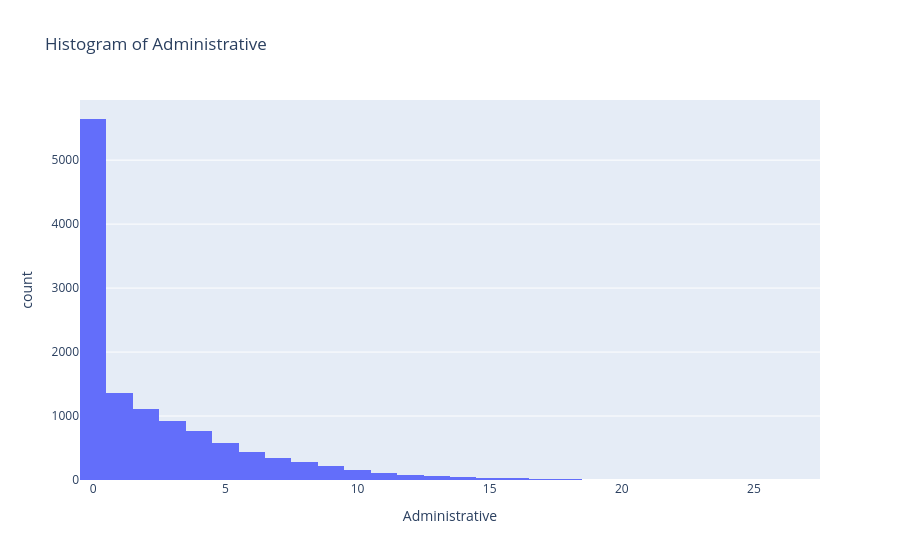
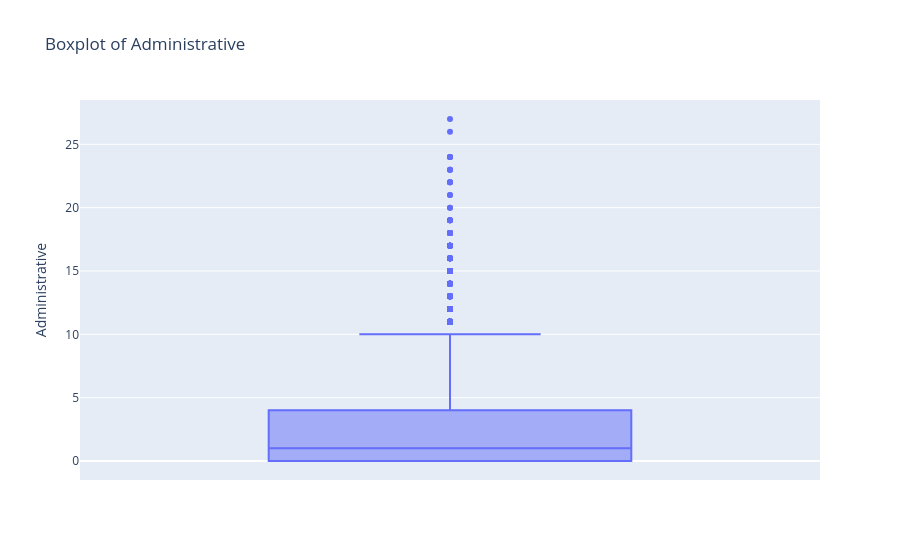
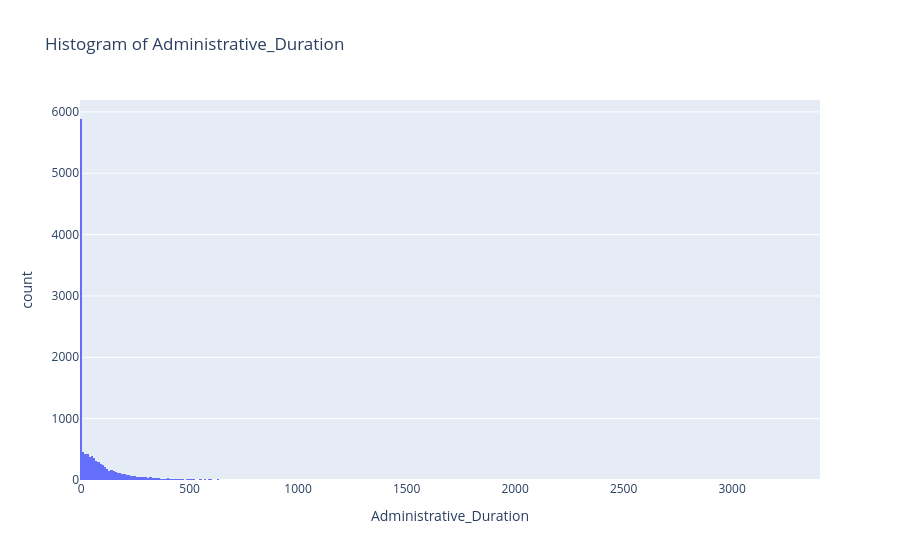
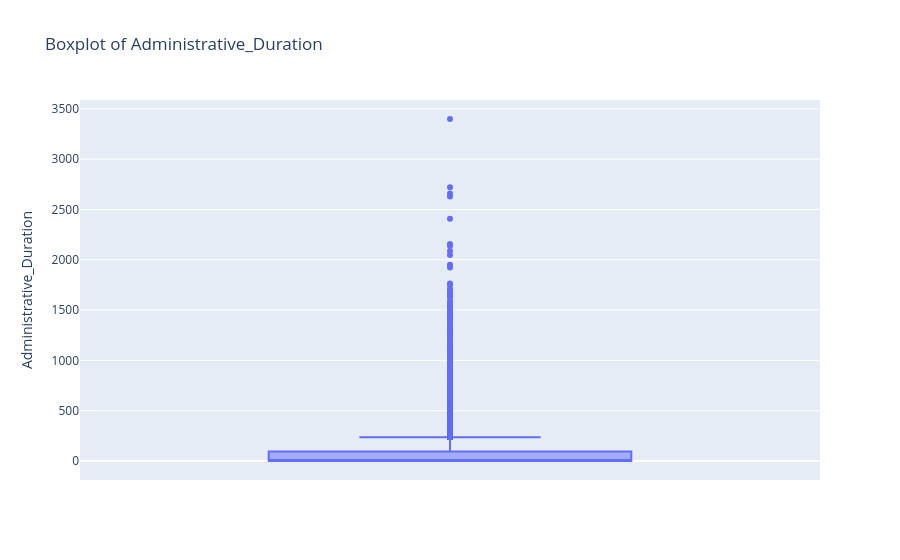

The cell these charts' notebook holds for them, in order:
### Code cell
for col in num_col:
    px.histogram(df, x=col,title=f'Histogram of {col}').show()
    px.box(df, y=col, title=f'Boxplot of {col} ').show()

### Figure 1 — Plotly figure (JSON) as saved in the notebook; plotly's stock layout.template omitted (floating-point values rounded to 4 significant figures; data arrays with more than 128 entries replaced by an {"elided": "..."} marker saying what was removed)
{"data": [{"bingroup": "x", "hovertemplate": "Administrative=%{x}<br>count=%{y}<extra></extra>", "legendgroup": "", "marker": {"color": "#636efa", "pattern": {"shape": ""}}, "name": "", "orientation": "v", "showlegend": false, "type": "histogram", "x": {"elided": "12205 int values"}, "xaxis": "x", "yaxis": "y"}], "layout": {"barmode": "relative", "legend": {"tracegroupgap": 0}, "title": {"text": "Histogram of Administrative"}, "xaxis": {"anchor": "y", "domain": [0, 1], "title": {"text": "Administrative"}}, "yaxis": {"anchor": "x", "domain": [0, 1], "title": {"text": "count"}}}}

### Figure 2 — Plotly figure (JSON) as saved in the notebook; plotly's stock layout.template omitted (floating-point values rounded to 4 significant figures; data arrays with more than 128 entries replaced by an {"elided": "..."} marker saying what was removed)
{"data": [{"alignmentgroup": "True", "hovertemplate": "Administrative=%{y}<extra></extra>", "legendgroup": "", "marker": {"color": "#636efa"}, "name": "", "notched": false, "offsetgroup": "", "orientation": "v", "showlegend": false, "type": "box", "x0": " ", "xaxis": "x", "y": {"elided": "12205 int values"}, "y0": " ", "yaxis": "y"}], "layout": {"boxmode": "group", "legend": {"tracegroupgap": 0}, "title": {"text": "Boxplot of Administrative "}, "xaxis": {"anchor": "y", "domain": [0, 1]}, "yaxis": {"anchor": "x", "domain": [0, 1], "title": {"text": "Administrative"}}}}

### Figure 3 — Plotly figure (JSON) as saved in the notebook; plotly's stock layout.template omitted (floating-point values rounded to 4 significant figures; data arrays with more than 128 entries replaced by an {"elided": "..."} marker saying what was removed)
{"data": [{"bingroup": "x", "hovertemplate": "Administrative_Duration=%{x}<br>count=%{y}<extra></extra>", "legendgroup": "", "marker": {"color": "#636efa", "pattern": {"shape": ""}}, "name": "", "orientation": "v", "showlegend": false, "type": "histogram", "x": {"elided": "12205 float values"}, "xaxis": "x", "yaxis": "y"}], "layout": {"barmode": "relative", "legend": {"tracegroupgap": 0}, "title": {"text": "Histogram of Administrative_Duration"}, "xaxis": {"anchor": "y", "domain": [0, 1], "title": {"text": "Administrative_Duration"}}, "yaxis": {"anchor": "x", "domain": [0, 1], "title": {"text": "count"}}}}

### Figure 4 — Plotly figure (JSON) as saved in the notebook; plotly's stock layout.template omitted (floating-point values rounded to 4 significant figures; data arrays with more than 128 entries replaced by an {"elided": "..."} marker saying what was removed)
{"data": [{"alignmentgroup": "True", "hovertemplate": "Administrative_Duration=%{y}<extra></extra>", "legendgroup": "", "marker": {"color": "#636efa"}, "name": "", "notched": false, "offsetgroup": "", "orientation": "v", "showlegend": false, "type": "box", "x0": " ", "xaxis": "x", "y": {"elided": "12205 float values"}, "y0": " ", "yaxis": "y"}], "layout": {"boxmode": "group", "legend": {"tracegroupgap": 0}, "title": {"text": "Boxplot of Administrative_Duration "}, "xaxis": {"anchor": "y", "domain": [0, 1]}, "yaxis": {"anchor": "x", "domain": [0, 1], "title": {"text": "Administrative_Duration"}}}}
